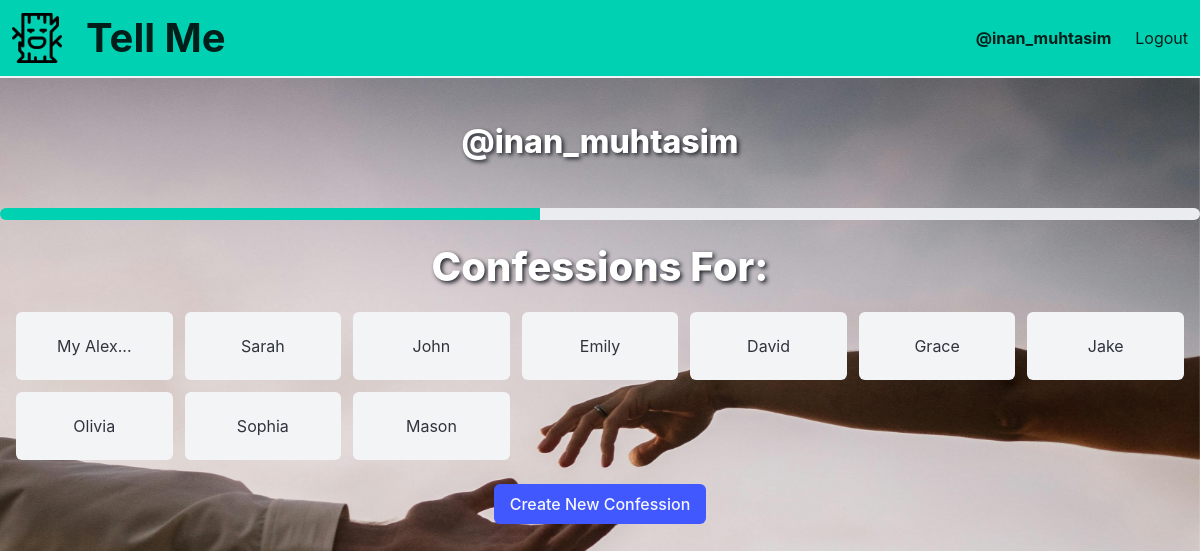
The page /user/ (signed in) on the database its author committed.
### letters/models.py (models this page shows, shortened)
class Confession(models.Model):
    creator = models.ForeignKey(User, on_delete=models.CASCADE, related_name='confessions')
    letter_receiver = models.CharField(max_length=20)
    letter_id = models.SlugField(max_length=10, primary_key=True)
    key= models.CharField(max_length=20)
    message = models.TextField()
    class Meta:
        db_table = "confession"

### letters/views.py (the view)
# urls.py: path("user/", views.userPage, name="userPage"),
def userPage(request):
    user = request.user
    if user.is_authenticated:
        confessions = user.confessions.all()
        return render(
            request, "user_profile.html", {"user": user, "confessions": confessions}
        )
    else:
        return redirect("login")

### templates/user_profile.html
{% extends "base.html" %} {% block content %}
<div class="section">
  <div class="content has-text-centered">
    <p
      class="title"
      style="color: #ffffff; text-shadow: 2px 2px 4px rgb(31, 34, 41)"
    >
      @{{ user.username }}
    </p>
  </div>
</div>
<progress class="progress is-small is-primary" max="100%">10%</progress>
<div>
  <div class="content has-text-centered">
    <h2
      class="title is-2"
      style="color: #ffffff; text-shadow: 2px 2px 4px rgb(31, 34, 41)"
    >
      Confessions For:
    </h2>
  </div>
</div>
{% if confessions %}
<div class="grid mx-4">
  {% for confession in confessions %}
  <div class="cell">
    <a href="{% url 'confessionPage' confession.letter_id %}">
      <div class="notification has-text-centered">
        <p>{{ confession.letter_receiver }}</p>
      </div>
    </a>
  </div>
  {% endfor %}
</div>
{% else %}
<div class="content has-text-centered">
  <h3 class="title is-3">No confessions made</h3>
</div>
{% endif %}
<div class="has-text-centered">
    <a href="{% url 'createConfession'%}">
      <button class="button is-link">Create New Confession</button>
    </a>
</div>
{% endblock content %}

### templates/base.html (shortened to what this page needs)
{% load static %}
<html>
  <head>
    <link
      rel="stylesheet"
      href="https://cdn.jsdelivr.net/npm/bulma@1.0.2/css/bulma.min.css"
    />
  </head>
  <body>
    {% include "nav.html" %}
    {% block content %} {% endblock content%}
  </body>
</html>

### templates/nav.html (shortened to what this page needs)
{% load static %}
<nav class="navbar has-shadow is-small is-primary">
  <div class="navbar-brand">
    <a class="navbar-item" href="/">
      <img src="{% static 'images/tree.png'%}" style="max-height: 50px" />
    </a>
    <a href="{% url 'home' %}" class="navbar-item has-text-weight-bold is-size-2">Tell Me</a>
  </div>
  <div class="navbar-menu" id="nav-links">
    <div class="navbar-end">
      {% if request.user.is_authenticated %}
      <a href="{% url 'userPage' %}" class="navbar-item has-text-weight-bold">@{{ user.username }}</a>
      <a href="{% url 'logout' %}" class="navbar-item">Logout</a>
      {% else %}
      <a href="{% url 'login' %}" class="navbar-item">Login</a>
      <a href="{% url 'signUp' %}" class="navbar-item">Sing Up</a>
      {% endif %}
    </div>
  </div>
</nav>

### rows shown on the page
Confession: letter_receiver "My Alex..."
Confession: letter_receiver "Sarah"
Confession: letter_receiver "John"
Confession: letter_receiver "Emily"
Confession: letter_receiver "David"
Confession: letter_receiver "Grace"
Confession: letter_receiver "Jake"
Confession: letter_receiver "Olivia"
Confession: letter_receiver "Sophia"
Confession: letter_receiver "Mason"

### other values the page prints
{{ user.username }} "inan_muhtasim"
